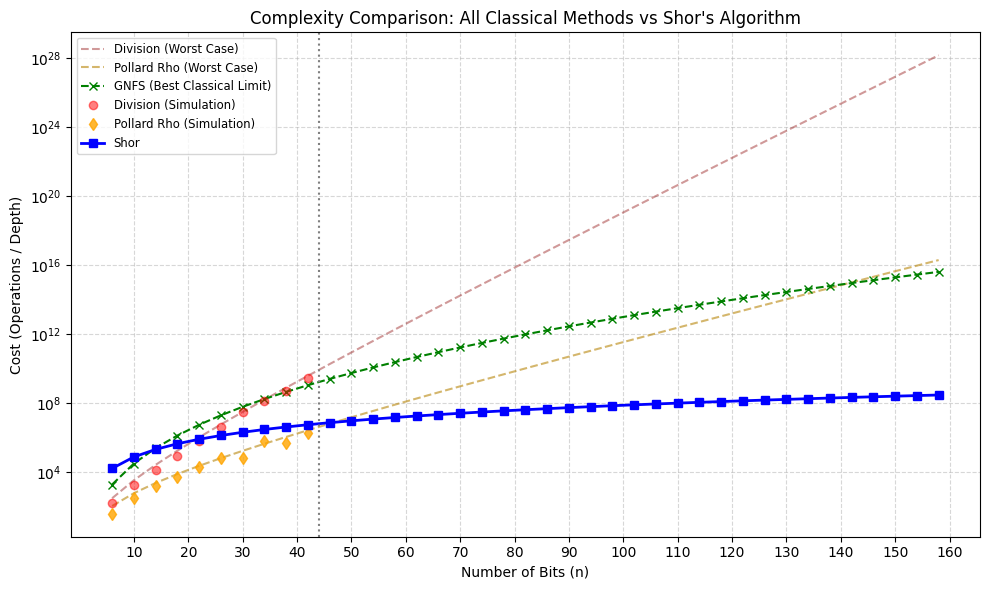

Generate this figure with Python:
# CODE FOR THE SIMULATION OF SHOR'S ALGORITHM
# This code is part of an additional APPENDIX of the Bachelor's thesis for obtaining the Double Degree in Physics and Mathematics called
# "Quantum Information and Quantum Computation", code FT37 of the year 2026. The tutor is Miguel Ángel Martín-Delgado Alcántara.
# The author of this code, as well as of the Bachelor's thesis to which it belongs, is Álvaro Mandado Díaz.

# This code includes the simulation of Shor's algorithm necessary for the comparison of classical and quantum cases in the Bachelor's thesis. Each part of it will be commented on.

# The first thing to do is to import the packages that will be used.

import matplotlib.pyplot as plt    # Used for plotting the figures
import numpy as np    # This package and the next one add mathematical operations to Python
import math

np.random.seed(0)   # This way the reproducibility of results is guaranteed

# The next step is to define an opaque class within which the classical simulations and quantum circuits will be generated

class SharedOracle:
    def __init__(self, n):
        self.n = n
        if n <= 44:    # Below this size it will be simulated, above it the theoretical formula will be used
            self.N = self._generate_semiprime(n)    # This function generates a semiprime number
        else:
            self.N = 2**n

    def _is_prime(self, num):    # Brute-force check on whether an integer is prime or composite
        if num < 2: return False
        for i in range(2, int(math.isqrt(num)) + 1):
            if num % i == 0: return False
        return True

    def _generate_semiprime(self, bits):    # This function generates a semiprime number N=p*q
        bits_p = bits // 2    # The size of one of the factors
        bits_q = bits - bits_p    # The size of the other factor
        p = np.random.randint(2**(bits_p-1), 2**bits_p - 1)    # A random number of 'bits_p' bits is chosen and modified until a prime is found (there is always one between 2^(n-1) and 2^n-1)
        while not self._is_prime(p): p += 1
        q = np.random.randint(2**(bits_q-1), 2**bits_q - 1)    # Same procedure
        while not self._is_prime(q) or q == p: q += 1
        return p * q

    def classical_query_trial(self):    # This function performs trial division or 'brute force'
        if self.n > 44: return np.nan    # Does not act above the simulation limit
        
        attempts = 0
        limit = int(math.isqrt(self.N))    # Only tests up to the square root of N
        for i in range(2, limit + 1):
            attempts += 1
            if self.N % i == 0: break    # Breaks the loop when it finds a factor
        return attempts * (self.n**2)    # The real cost is the number of attempts times the number of operations times the number of bits (total classical cost)

    def classical_query_rho(self):    # This function uses Pollard's rho algorithm
        if self.n > 44: return np.nan    # Does not act above the simulation limit
        
        attempts = 0
        if self.N % 2 == 0: return 1 * (self.n**2)    # The algorithm can be found in the bibliography
        x = 2; y = 2; d = 1
        f = lambda x: (x**2 + 1) % self.N
        
        while d == 1:
            attempts += 1
            x = f(x)
            y = f(f(y))
            d = math.gcd(abs(x - y), self.N)
            if attempts > math.isqrt(self.N): break    # If it takes longer than trial division it is discarded, although the true worst case is even smaller (fourth root of N)
            
        return attempts * (self.n**2)

    def theoretical_curves(self):    # This function calculates the theoretical curves
        op_cost = self.n**2    # Cost of each operation, which multiplies the complexity class (that is, if we have O(g(n)) a cost equal to op_cost*g(n) is assumed)
        N_approx = 2**self.n

        # Worst case brute-force division
        l_trial = math.isqrt(N_approx) * op_cost
        
        # Worst case of Pollard's rho algorithm
        l_rho = (2**(self.n/4)) * op_cost
        
        # Worst case of the general number field sieve (not simulated)
        ln_N = self.n * math.log(2)
        if ln_N > 1:
            l_gnfs = math.exp(1.9229 * (ln_N**(1/3)) * ((math.log(ln_N))**(2/3))) * op_cost   # This formula is found in the bibliography articles
        else:
            l_gnfs = 1 * op_cost    # 1 qubit case
            
        # Depth of Shor's quantum circuit
        l_shor = 72 * (self.n**3)    # The cost according to Beckman et al.
        
        return l_trial, l_rho, l_gnfs, l_shor

# Now the simulation of size 'n' is defined.

def simulate_both(n):
    oracle = SharedOracle(n)
    
    # Classical simulations
    sim_trial = oracle.classical_query_trial()
    sim_rho = oracle.classical_query_rho()
    
    # Theoretical curves
    theo_trial, theo_rho, theo_gnfs, theo_shor = oracle.theoretical_curves()
    
    return sim_trial, sim_rho, theo_trial, theo_rho, theo_gnfs, theo_shor

# Now it only remains to simulate for different problem sizes and plot the results

bits = range(6, 162, 4)    # The chosen sizes

# Empty lists to store the different cases
y_sim_trial, y_sim_rho = [], []
y_theo_trial, y_theo_rho, y_theo_gnfs, y_shor = [], [], [], []

for n in bits:    # Simulate for each possible number of bits 'n'
    s_t, s_r, t_t, t_r, t_g, t_s = simulate_both(n)
    
    y_sim_trial.append(s_t)
    y_sim_rho.append(s_r)
    y_theo_trial.append(t_t)
    y_theo_rho.append(t_r)
    y_theo_gnfs.append(t_g)
    y_shor.append(t_s)

# These same results can be plotted

plt.figure(figsize=(10, 6))

# Theoretical curves
plt.plot(bits, y_theo_trial, '--', label='Division (Worst Case)', color='darkred', alpha=0.4)
plt.plot(bits, y_theo_rho, '--', label='Pollard Rho (Worst Case)', color='darkgoldenrod', alpha=0.6)
plt.plot(bits, y_theo_gnfs, 'x--', label='GNFS (Best Classical Limit)', color='green')

# Simulation below 44 bits
plt.plot(bits, y_sim_trial, 'o', label='Division (Simulation)', color='red', alpha=0.5)
plt.plot(bits, y_sim_rho, 'd', label='Pollard Rho (Simulation)', color='orange', alpha=0.8)

# Quantum case
plt.plot(bits, y_shor, 's-', label='Shor', color='blue', linewidth=2)

plt.axvline(x=44, color='gray', linestyle=':')

plt.yscale('log')    # Logarithmic scale to appreciate the exponential difference between the worst classical case and the quantum case
plt.xlabel('Number of Bits (n)')
plt.xticks(list(range(10, 170, 10)))
plt.ylabel('Cost (Operations / Depth)')
plt.title('Complexity Comparison: All Classical Methods vs Shor\'s Algorithm')
plt.grid(True, which="both", ls="--", alpha=0.5)
plt.legend(loc='upper left', fontsize='small')
plt.tight_layout()

plt.savefig('shor.png', dpi=300, bbox_inches='tight')
plt.show()
